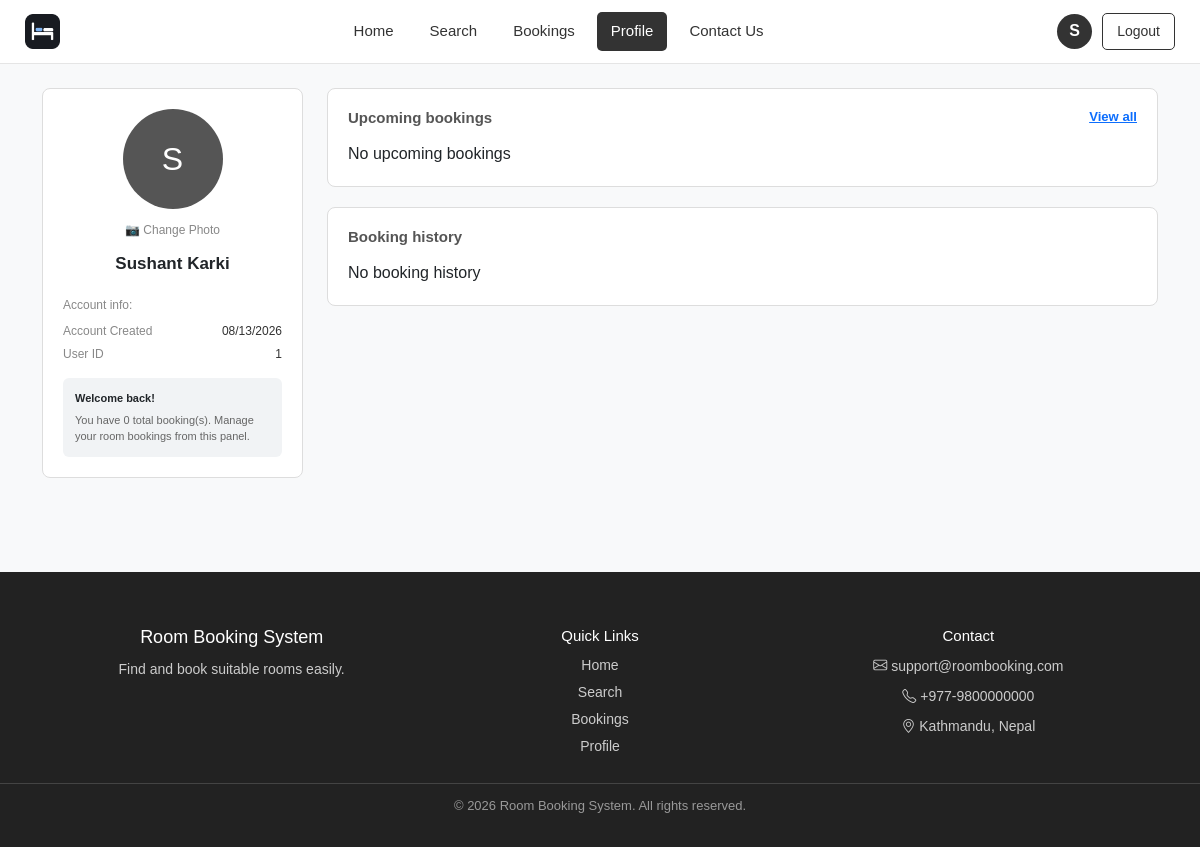
/UserProfile.php (signed in), run on an earlier commit of the app's database.
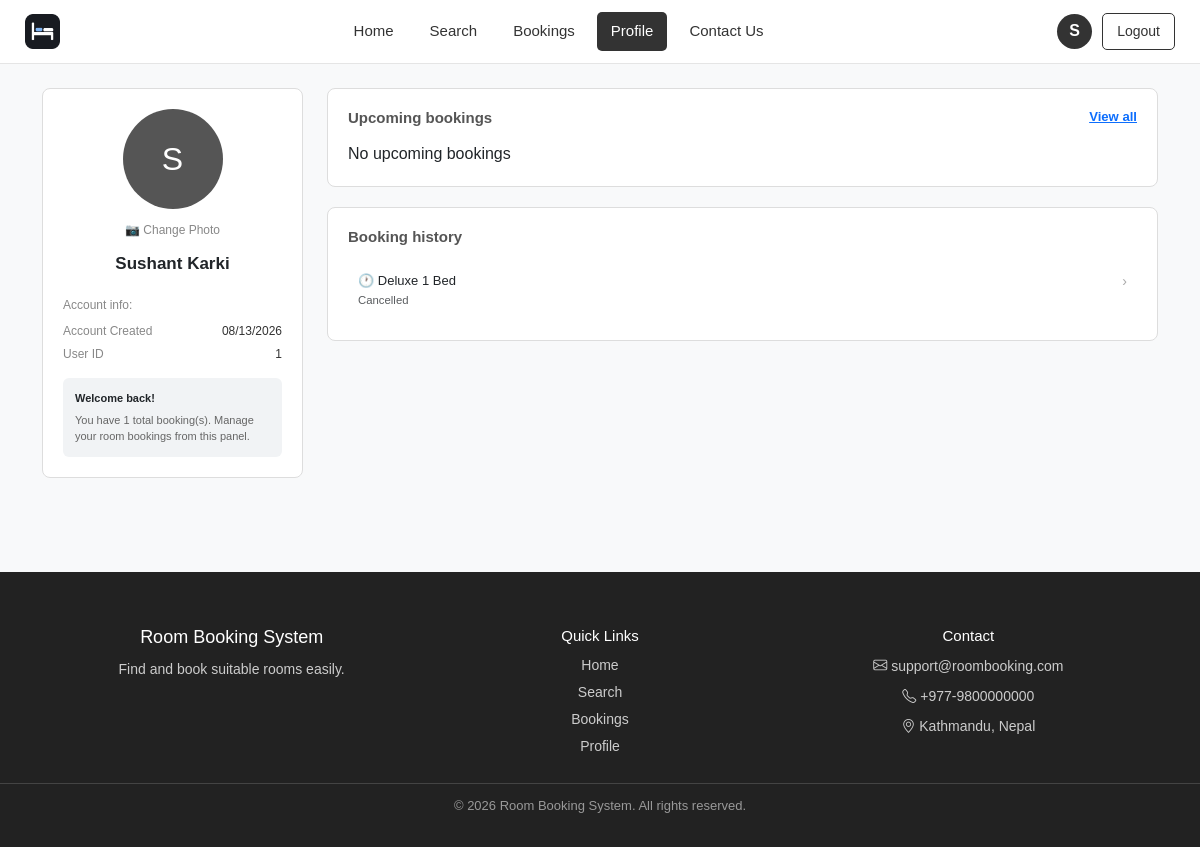
And on a later commit of the database.
### tables this page shows
CREATE TABLE `bookings` (
  `booking_id` int(11) NOT NULL,
  `user_id` int(11) NOT NULL,
  `room_id` int(11) NOT NULL,
  `booking_date` date NOT NULL,
  `start_time` time NOT NULL,
  `end_time` time NOT NULL,
  `check_in_date` date DEFAULT NULL,
  `check_out_date` date DEFAULT NULL,
  `guests` int(11) DEFAULT NULL,
  `total_price` decimal(10,2) DEFAULT NULL,
  `purpose` varchar(255) DEFAULT NULL,
  `booking_status` enum('Pending','Approved','Cancelled') DEFAULT 'Pending',
  `created_at` timestamp NOT NULL DEFAULT current_timestamp()
);

CREATE TABLE `rooms` (
  `room_id` int(11) NOT NULL,
  `room_name` varchar(100) NOT NULL,
  `room_type` varchar(50) DEFAULT NULL,
  `capacity` int(11) NOT NULL,
  `price_per_night` decimal(10,2) NOT NULL DEFAULT 0.00,
  `location` varchar(100) DEFAULT NULL,
  `description` text DEFAULT NULL,
  `image` varchar(255) DEFAULT NULL,
  `status` enum('Available','Booked','Maintenance') DEFAULT 'Available',
  `created_at` timestamp NOT NULL DEFAULT current_timestamp()
);

### UserProfile.php (the view, shortened to what the changed rows need)
<?php
include "dbconnection.php";
$user_id = $_SESSION['user_id'];
$sql = "SELECT r.room_name, b.booking_status,
               COALESCE(b.check_in_date, b.booking_date) AS stay_date
        FROM bookings b
        JOIN rooms r ON r.room_id = b.room_id
        WHERE b.user_id = ?
        AND (COALESCE(b.check_in_date, b.booking_date) < CURDATE()
             OR b.booking_status = 'Cancelled')
        ORDER BY stay_date DESC
        LIMIT 5";
$stmt2 = $conn->prepare($sql);
$stmt2->bind_param("i", $user_id);
$stmt2->execute();
$history_result = $stmt2->get_result();
$sql = "SELECT COUNT(*) AS total
        FROM bookings
        WHERE user_id = ?";
$stmt4 = $conn->prepare($sql);
$stmt4->bind_param("i", $user_id);
$stmt4->execute();
$count_result = $stmt4->get_result();
$total_bookings = $count_result->fetch_assoc()['total'];
?>
<!DOCTYPE html>
<html lang="en">
<head>
    <link href="https://cdn.jsdelivr.net/npm/bootstrap@5.3.0/dist/css/bootstrap.min.css" rel="stylesheet">
</head>
<body>
<div class="container py-4">
    <div class="row">
        <div class="col-md-3">
            <div class="card">
                <div class="card-body text-center">
                    <div class="notification-box text-start">
                        <p>
                            <strong>
                            </strong>
                        </p>
                        <p style="margin-top:5px;">
                            You have <?php echo $total_bookings; ?> total
                            booking(s). Manage your room bookings from this panel.
                        </p>
                    </div>
                </div>
            </div>
        </div>
        <div class="col-md-9">
            <div class="card">
                <div class="card-body">
                    <h6 class="card-title">
                        Booking history
                    </h6>
                    <?php if ($history_result->num_rows > 0) { ?>
                        <?php while ($row = $history_result->fetch_assoc()) { ?>
                            <?php
                            $display_name = $row['room_name'];
                            $ago = ($row['booking_status'] == 'Cancelled') ? 'Cancelled' : timeAgo($row['stay_date']);
                            ?>
                            <div class="history-item">
                                <span>
                                    &#128336;
                                    <?php echo htmlspecialchars($display_name); ?>
                                </span>
                                <span class="history-arrow">
                                    &#8250;
                                </span>
                                <br>
                                <small class="text-muted">
                                    <?php echo $ago; ?>
                                </small>
                            </div>
                        <?php } ?>
                    <?php } else { ?>
                        <div class="empty-msg">
                            No booking history
                        </div>
                    <?php } ?>
                </div>
            </div>
        </div>
    </div>
</div>
<?php include "Footer.php"; ?>
</body>
</html>

What changed in the data, as far as the page shows it:
added bookings: room.room_name "Deluxe 1 Bed", booking_status "Cancelled"
Also different on the page:
$total_bookings: "0" → "1"
text no longer shown: "No booking history"
